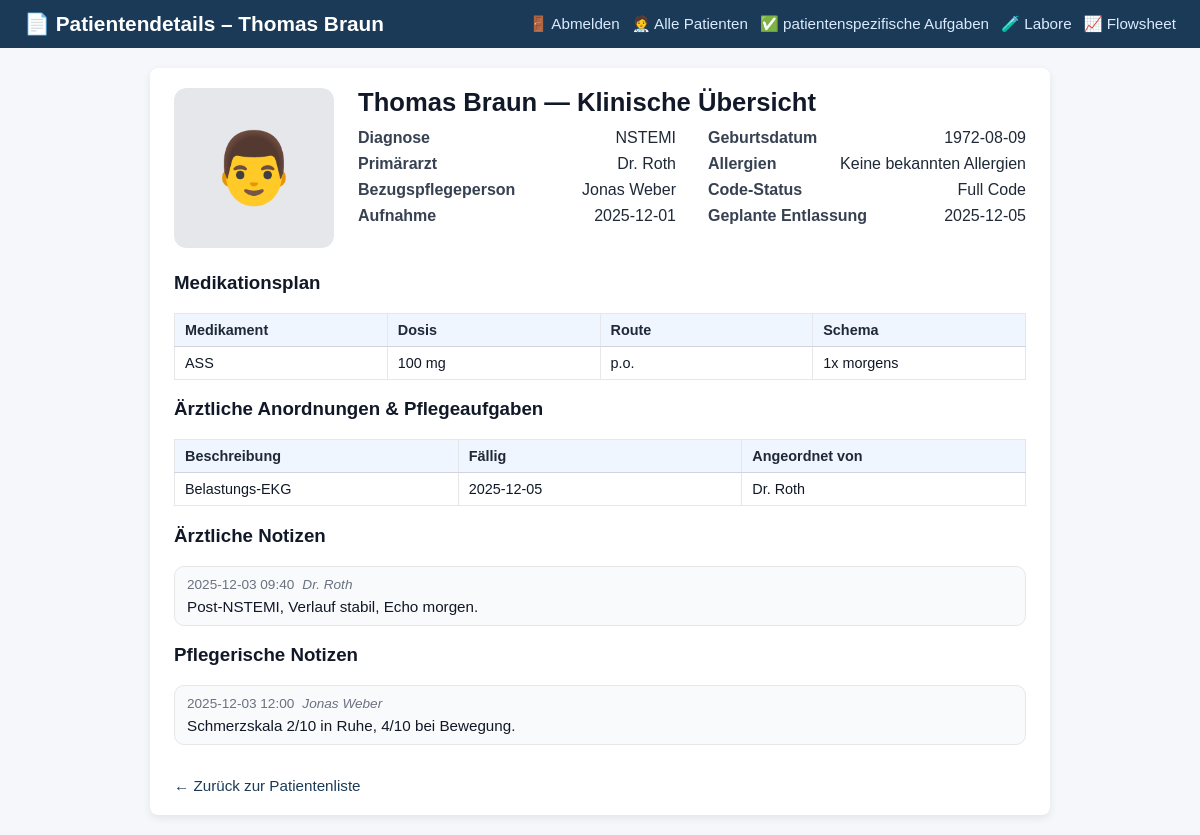
Before: /patient/2 with the older database file.
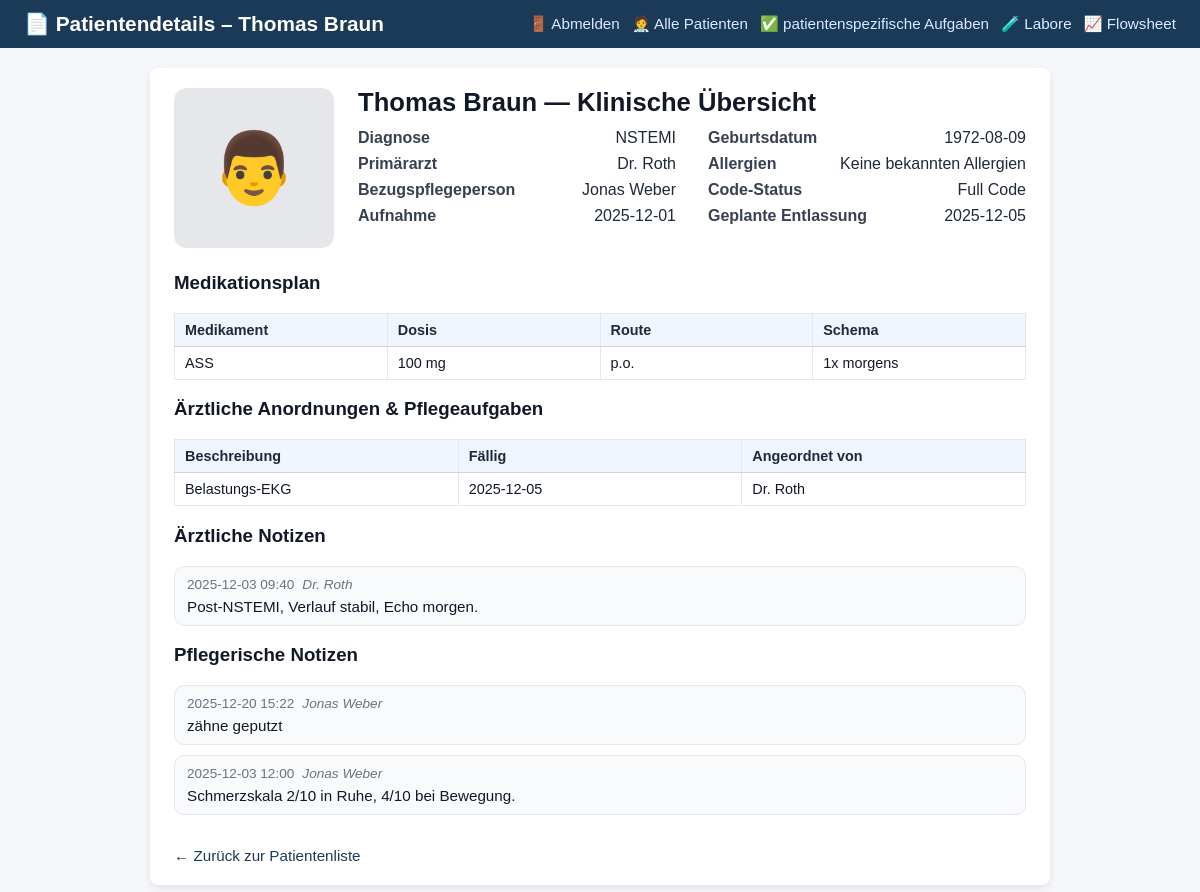
After: the same page with the newer database file.
### tables this page shows
CREATE TABLE medications (
    id INTEGER PRIMARY KEY AUTOINCREMENT,
    patient_id INTEGER NOT NULL,
    name TEXT NOT NULL,
    dose TEXT,
    route TEXT,
    schedule TEXT,
    next_due TEXT,
    due_time TEXT,
    completed INTEGER DEFAULT 0,
    given INTEGER DEFAULT 0,
    not_given INTEGER DEFAULT 0,
    last_given_by TEXT,
    last_given_at TEXT,
    FOREIGN KEY (patient_id) REFERENCES patients(id)
);

CREATE TABLE orders (
    id INTEGER PRIMARY KEY AUTOINCREMENT,
    patient_id INTEGER NOT NULL,
    description TEXT NOT NULL,
    due_date TEXT,
    due_time TEXT,
    status TEXT,
    ordered_by TEXT,
    type TEXT,
    completed INTEGER DEFAULT 0,
    FOREIGN KEY (patient_id) REFERENCES patients(id)
);

CREATE TABLE doctor_notes (
    id INTEGER PRIMARY KEY AUTOINCREMENT,
    patient_id INTEGER NOT NULL,
    note TEXT NOT NULL,
    created_at TEXT,
    author TEXT,
    FOREIGN KEY (patient_id) REFERENCES patients(id)
);

CREATE TABLE nurse_notes (
    id INTEGER PRIMARY KEY AUTOINCREMENT,
    patient_id INTEGER NOT NULL,
    note TEXT NOT NULL,
    created_at TEXT,
    author TEXT,
    FOREIGN KEY (patient_id) REFERENCES patients(id)
);

### app.py (the view)
@app.route("/patient/<int:patient_id>", methods=["GET", "POST"])
def patient_detail(patient_id):
    conn = get_connection()
    cur = conn.cursor()
    cur.execute("""
        SELECT
            p.id,
            p.patient_identifier,
            p.name,
            p.gender,
            p.dob,
            p.room,
            p.diagnosis,
            p.bezugspflege_id,
            p.allergies,
            p.code_status,
            p.admission_date,
            p.expected_discharge,
            p.primary_doctor,
            p.photo_filename,
            n.name AS bezugspflege_name
        FROM patients p
        LEFT JOIN nurses n ON p.bezugspflege_id = n.id
        WHERE p.id = ?;
    """, (patient_id,))
    patient = cur.fetchone()
    cur.execute("SELECT id, name FROM nurses ORDER BY name;")
    nurses = cur.fetchall()
    cur.execute("""
        SELECT id, name, dose, route, schedule
        FROM medications
        WHERE patient_id = ?
            AND (given IS NULL OR given = 0)
            AND (not_given IS NULL OR not_given = 0)
        ORDER BY name;
    """, (patient_id,))
    meds = cur.fetchall()
    cur.execute("""
        SELECT description, due_date, status, ordered_by, type
        FROM orders
        WHERE patient_id = ?
        ORDER BY due_date;
    """, (patient_id,))
    orders = cur.fetchall()
    cur.execute("""
        SELECT note, created_at, author
        FROM doctor_notes
        WHERE patient_id = ?
        ORDER BY created_at DESC;
    """, (patient_id,))
    doctor_notes = cur.fetchall()
    cur.execute("""
        SELECT note, created_at, author
        FROM nurse_notes
        WHERE patient_id = ?
        ORDER BY created_at DESC;
    """, (patient_id,))
    nurse_notes = cur.fetchall()
    cur.execute("""
        SELECT alert, severity, created_at
        FROM ai_alerts
        WHERE patient_id = ?
        ORDER BY datetime(created_at) DESC;
    """, (patient_id,))
    alerts = cur.fetchall()
    current_nurse = get_current_nurse(conn)
    conn.close()
    conn.close()
    return render_template(
        "patient_detail.html",
        alerts=alerts,
        current_nurse=current_nurse,
        patient=patient,
        nurses=nurses,
        meds=meds,
        orders=orders,
        doctor_notes=doctor_notes,
        nurse_notes=nurse_notes,
    )

### app.py (called while the page is built, shortened)
def get_connection():
    conn = sqlite3.connect(DB_PATH)
    conn.row_factory = sqlite3.Row
    return conn

def get_current_nurse(conn=None):
    nurse_id = session.get("current_nurse_id")
    if not nurse_id:
        return None

### templates/patient_detail.html (shortened to what the changed rows need)
<!DOCTYPE html>
<html>
<head>
    <link rel="stylesheet" href="{{ url_for('static', filename='styles.css') }}">
</head>
<body>
    <div class="container">
<div class="patient-header-block">
    <div class="clinical-info-column">
        <h1 class="patient-header-title">
            {{ patient["name"] }} — Klinische Übersicht</h1>
    </div>
</div>
{% if meds %}
    <table class="detail-table">
        <thead>
            <tr>
                <th>Medikament</th>
                <th>Dosis</th>
                <th>Route</th>
                <th>Schema</th>
            </tr>
        </thead>
        <tbody>
            {% for m in meds %}
                <tr>
                    <td>{{ m["name"] }}</td>
                    <td>{{ m["dose"] }}</td>
                    <td>{{ m["route"] }}</td>
                    <td>{{ m["schedule"] }}</td>
                </tr>
            {% endfor %}
        </tbody>
    </table>
{% else %}
    <p>Keine Medikation dokumentiert.</p>
{% endif %}
{% if orders %}
    <table class="detail-table">
        <thead>
            <tr>
                <th>Beschreibung</th>
                <th>Fällig</th>
                <th>Angeordnet von</th>
            </tr>
        </thead>
        <tbody>
            {% for o in orders %}
                <tr>
                    <td>{{ o["description"] }}</td>
                    <td>{{ o["due_date"] or "—" }}</td>
                    <td>{{ o["ordered_by"] or "—" }}</td>
                </tr>
            {% endfor %}
        </tbody>
    </table>
{% else %}
    <p>Keine offenen Anordnungen/Pflegeaufgaben dokumentiert.</p>
{% endif %}
{% if doctor_notes %}
    <ul class="note-list">
        {% for n in doctor_notes %}
            <li class="note-item">
                <div class="note-meta">
                    <span class="note-time">{{ n["created_at"].replace("T", " ") }}</span>
                    <span class="note-author">{{ n["author"] }}</span>
                </div>
                <div class="note-text">
                    {{ n["note"] }}
                </div>
            </li>
        {% endfor %}
    </ul>
{% else %}
    <p>Keine ärztlichen Notizen dokumentiert.</p>
{% endif %}
{% if nurse_notes %}
    <ul class="note-list">
        {% for n in nurse_notes %}
            <li class="note-item">
                <div class="note-meta">
                    <span class="note-time">{{ n["created_at"].replace("T", " ") }}</span>
                    <span class="note-author">{{ n["author"] }}</span>
                </div>
                <div class="note-text">
                    {{ n["note"] }}
                </div>
            </li>
        {% endfor %}
    </ul>
{% else %}
    <p>Keine pflegerischen Notizen dokumentiert.</p>
{% endif %}
    </div>
</body>
</html>

Changed rows visible on the page:
added nurse_notes: created_at.replace "2025-12-20 15:22", author "Jonas Weber", note "zähne geputzt"
